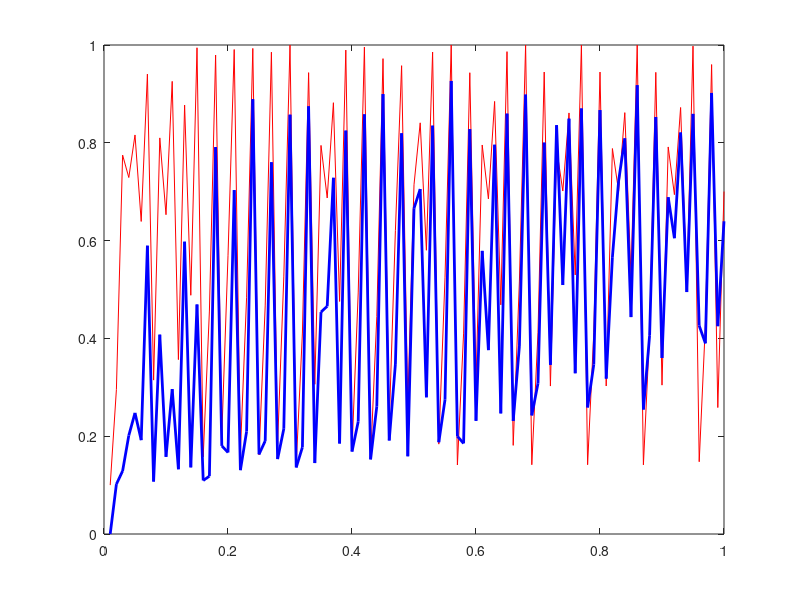

The MATLAB source for this figure:
clc,clear;

t=0.01:0.01:1;
x=zeros(1,100);
y=zeros(1,100);

% initial value
x(1)=0.1;
y(1)=0.01^2;

% real data and observed data
for i=2:100
%     x(i)=sin(x(i-1))+5*x(i-1)/(x(i-1)^2+1);
    x(i)=sin(3*x(i-1));
    y(i)=x(i)^2+normrnd(0,0.1);
%     y(i)=x(i)^2;
end

plot(t,x,'r',t,y,'g','LineWidth',2);

%% PF filter
n=100;
xold=zeros(1,n);
xnew=zeros(1,n);
xplus=zeros(1,100);
w=zeros(1,n);
% x0(i) all 0.1,w(i)=1/n
for i=1:n
    xold(i)=0.1;
    w(i)=1/n;
end

for i=2:100
    % prediction
    for j=1:n
%         xold(j)=sin(xold(j))+5*xold(j)/(xold(j)^2+1)+normrnd(0,0.1);  %Q
        xold(i)=sin(3*xold(i-1))+normrnd(0,0.01);
    end

    % update
    for j=1:n
        % w(j)=w(j)*fR(...)
        % fR=(2*pi*R)^(0.5)*exp(-((y(i)-xold(j)^2)^2/(2*R)))
        w(j)=exp(-((y(i)-xold(j)^2)^2/(2*0.1)));
    end

    % normalization
    w=w/sum(w);

    % resample
    % N>1/sum(wi^2)
    c=zeros(1,n);
    c(1)=w(1);
    for j=2:n
        c(j)=c(j-1)+w(j);
    end
    for j=1:n
        a=unifrnd(0,1);
        for k=1:n
            if a<c(k)
                xnew(j)=xold(k);
                break;
            end
        end
    end
    
    % weights are all 1/n after resampling
    for j=1:n
        w(j)=1/n;
    end

    xplus(i)=sum(xnew)/n;
end

plot(t,x,'r',t,xplus,'b','LineWidth',2);




















